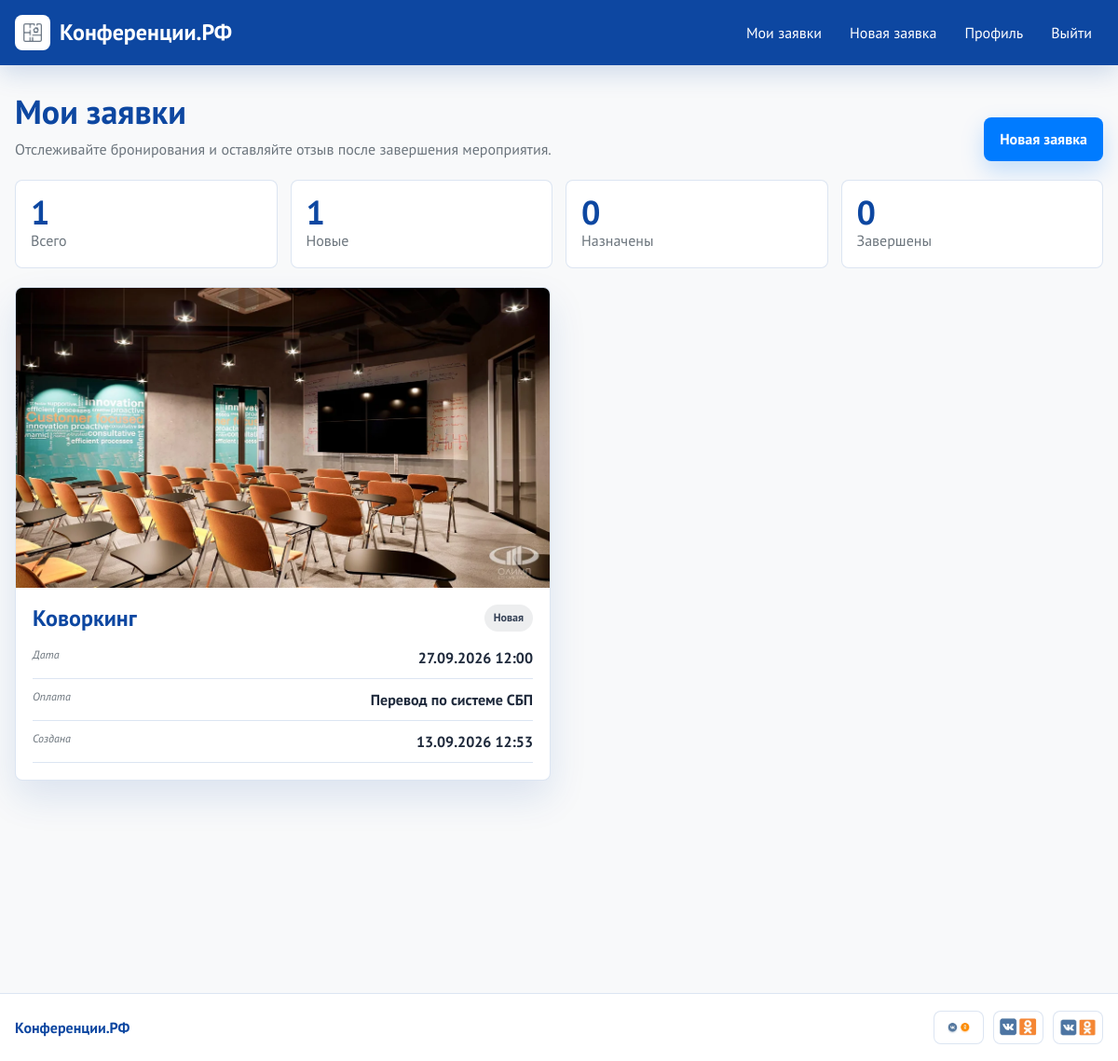
Screenshot of /bookings/ (signed in) with the database file from the repository.
### apps/bookings/models.py (models this page shows, shortened)
class Booking(models.Model):
    STATUS_CHOICES = [
        ("new", "Новая"),
        ("scheduled", "Мероприятие назначено"),
        ("completed", "Завершено"),
    ]
    PAYMENT_CHOICES = [
        ("offline", "Очное посещение"),
        ("sbp", "Перевод по системе СБП"),
    ]
    ROOM_CHOICES = [
        ("auditorium", "Аудитория"),
        ("coworking", "Коворкинг"),
        ("cinema", "Кинозал"),
    ]
    user = models.ForeignKey(
        settings.AUTH_USER_MODEL,
        on_delete=models.CASCADE,
        related_name="bookings",
        verbose_name="Пользователь",
    )
    room_name = models.CharField(
        max_length=50,
        choices=ROOM_CHOICES,
        verbose_name="Название помещения",
    )
    conference_date = models.DateTimeField(verbose_name="Дата и время начала конференции")
    payment_method = models.CharField(
        max_length=20,
        choices=PAYMENT_CHOICES,
        verbose_name="Способ оплаты",
    )
    status = models.CharField(
        max_length=20,
        choices=STATUS_CHOICES,
        default="new",
        verbose_name="Статус",
    )
    review = models.TextField(blank=True, null=True, verbose_name="Отзыв")
    created_at = models.DateTimeField(auto_now_add=True, verbose_name="Дата создания")
    updated_at = models.DateTimeField(auto_now=True, verbose_name="Дата обновления")
    @property
    def can_review(self):
        return self.status == "completed" and not self.review
    class Meta:
        verbose_name = "Бронирование"
        verbose_name_plural = "Бронирования"
        ordering = ["-created_at"]

### apps/bookings/views.py (the view, shortened to what this page needs)
# urls.py: path("", views.booking_list_view, name="booking_list"),
@login_required
def booking_list_view(request):
    bookings = Booking.objects.filter(user=request.user).order_by("-created_at")
    stats = {
        "total": bookings.count(),
        "new": bookings.filter(status="new").count(),
        "scheduled": bookings.filter(status="scheduled").count(),
        "completed": bookings.filter(status="completed").count(),
    }
    return render(
        request,
        "bookings/booking_list.html",
        {"bookings": bookings, "stats": stats, "room_cards": ROOM_CARDS},
    )

### apps/bookings/templatetags/booking_extras.py (called while the page is built)
@register.filter
def status_class(value):
    return {
        "new": "status-new",
        "scheduled": "status-scheduled",
        "completed": "status-completed",
    }.get(value, "status-muted")

@register.filter
def room_image(value):
    return {
        "auditorium": "img/media/1679169355_design-pibig-info-p-sovr_jpg.webp",
        "coworking": "img/media/dizayn-interera-co-working-_jpg.webp",
        "cinema": "img/media/1643087798_5-bigfoto-name-p-id_jpg.webp",
    }.get(value, "img/media/yerinde-temizlik_jpg.webp")

### apps/users/models.py (called while the page is built)
    @property
    def admin_access(self):
        return self.is_admin or self.username == "Conf2027" or self.is_staff

### conference_portal/context_processors.py (called while the page is built)
def design_assets(request):
    return {
        "brand_mark": "img/media/1282150_png.webp",
        "hero_image": "img/media/yerinde-temizlik_jpg.webp",
        "gallery_images": GALLERY_IMAGES,
        "social_images": SOCIAL_IMAGES,
        "room_images": ROOM_IMAGES,
    }

### templates/bookings/booking_list.html (shortened to what this page needs)
{% extends 'base.html' %}
{% load static booking_extras %}
{% block content %}
<section class="content-head reveal">
    <div>
        <h1>Мои заявки</h1>
        <p>Отслеживайте бронирования и оставляйте отзыв после завершения мероприятия.</p>
    </div>
    <a class="btn btn-primary" href="{% url 'bookings:booking_form' %}">Новая заявка</a>
</section>
<section class="stats-grid reveal" aria-label="Статистика заявок">
    <div class="stat"><strong>{{ stats.total }}</strong><span>Всего</span></div>
    <div class="stat"><strong>{{ stats.new }}</strong><span>Новые</span></div>
    <div class="stat"><strong>{{ stats.scheduled }}</strong><span>Назначены</span></div>
    <div class="stat"><strong>{{ stats.completed }}</strong><span>Завершены</span></div>
</section>
{% if bookings %}
    <section class="booking-grid reveal">
        {% for booking in bookings %}
            <article class="card booking-card">
                {% with image=booking.room_name|room_image %}
                    <img class="booking-card__image" src="{% static image %}" alt="{{ booking.get_room_name_display }}">
                {% endwith %}
                <div class="booking-card__body">
                    <div class="booking-card__top">
                        <h2>{{ booking.get_room_name_display }}</h2>
                        <span class="status {{ booking.status|status_class }}">{{ booking.get_status_display }}</span>
                    </div>
                    <dl class="meta-list">
                        <div>
                            <dt>Дата</dt>
                            <dd>{{ booking.conference_date|date:"d.m.Y H:i" }}</dd>
                        </div>
                        <div>
                            <dt>Оплата</dt>
                            <dd>{{ booking.get_payment_method_display }}</dd>
                        </div>
                        <div>
                            <dt>Создана</dt>
                            <dd>{{ booking.created_at|date:"d.m.Y H:i" }}</dd>
                        </div>
                    </dl>
                </div>
            </article>
        {% endfor %}
    </section>
{% endif %}
{% endblock %}

### static/css/style.css (style rules this page uses)
:root { --blue: #007bff; --navy: #0d47a1; --gray: #6c757d; --bg: #f8f9fa; --surface: #ffffff; --line: rgba(13, 71, 161, 0.14); --shadow: 0 18px 40px rgba(13, 71, 161, 0.12); --radius: 8px; }
* { box-sizing: border-box; }
html { min-width: 320px; }
body { margin: 0; background: var(--bg); color: #1e293b; font-family: "PT Sans", Arial, sans-serif; font-size: 16px; line-height: 1.55; }
img { display: block; max-width: 100%; }
a { color: var(--blue); text-decoration: none; }
h1, h2, h3, p { margin: 0; }
h1 { color: var(--navy); font-size: 36px; font-weight: 700; line-height: 1.12; }
h2 { color: var(--navy); font-size: 24px; font-weight: 700; line-height: 1.22; }
.content-head { display: flex; align-items: flex-end; justify-content: space-between; gap: 18px; margin-bottom: 20px; }
.content-head p, .card__header p, .form-note, .muted-note { color: var(--gray); }
.content-head p { max-width: 640px; margin-top: 8px; }
.card { border: 1px solid var(--line); border-radius: var(--radius); background: var(--surface); box-shadow: var(--shadow); overflow: hidden; }
.btn { display: inline-flex; align-items: center; justify-content: center; min-height: 44px; border: 1px solid transparent; border-radius: var(--radius); cursor: pointer; font: inherit; font-weight: 700; padding: 10px 16px; transition: transform 160ms ease, box-shadow 160ms ease, background 160ms ease; }
.btn-primary { background: var(--blue); color: var(--surface); box-shadow: 0 10px 24px rgba(0, 123, 255, 0.22); }
.stats-grid { display: grid; grid-template-columns: repeat(4, minmax(0, 1fr)); gap: 14px; margin-bottom: 20px; }
.stat { min-height: 92px; border: 1px solid var(--line); border-radius: var(--radius); background: var(--surface); padding: 16px; }
.stat strong { display: block; color: var(--navy); font-size: 36px; line-height: 1; }
.stat span { color: var(--gray); }
.booking-grid, .admin-grid { display: grid; grid-template-columns: repeat(2, minmax(0, 1fr)); gap: 18px; }
.booking-card__image { width: 100%; aspect-ratio: 16 / 9; object-fit: cover; background: var(--bg); }
.booking-card__body { display: grid; gap: 16px; padding: 18px; }
.booking-card__top { display: flex; align-items: flex-start; justify-content: space-between; gap: 12px; }
.status { flex: 0 0 auto; border-radius: 999px; font-size: 12px; font-weight: 700; padding: 5px 10px; }
.status-new { background: rgba(108, 117, 125, 0.12); color: #344054; }
.meta-list, .profile-list { display: grid; gap: 10px; margin: 0; }
.meta-list div, .profile-list div { display: flex; justify-content: space-between; gap: 12px; border-bottom: 1px solid var(--line); padding-bottom: 9px; }
.meta-list dt, .profile-list dt { color: var(--gray); font-size: 12px; font-style: italic; }
.meta-list dd, .profile-list dd { margin: 0; color: #1e293b; font-weight: 700; text-align: right; }
.reveal { opacity: 0; transform: translateY(10px); transition: opacity 360ms ease, transform 360ms ease; }
.reveal.is-visible { opacity: 1; transform: translateY(0); }

### rows the page displays
Booking: room_name "Коворкинг", status "Новая", conference_date "27.09.2026 12:00", payment_method "Перевод по системе СБП", created_at "13.09.2026 12:53"

### other values shown
{{ stats.total }} "1"
{{ stats.new }} "1"
{{ stats.scheduled }} "0"
{{ stats.completed }} "0"
